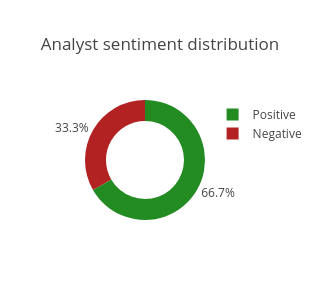

Here is the notebook cell this chart was saved with:
### Code cell
breakdown_of_sentiment_analyst(output_data["historical_stock_info"]["breakdown_of_analyst_recommendation"]["distribution_of_recommendations"])

### Figure 1 — Plotly figure (JSON) as saved in the notebook; plotly's stock layout.template omitted (floating-point values rounded to 4 significant figures)
{"data": [{"hole": 0.65, "hoverinfo": "label+percent", "labels": ["Positive", "Negative"], "marker": {"colors": ["forestgreen", "firebrick"]}, "textinfo": "percent", "type": "pie", "values": [66.7, 33.3]}], "layout": {"height": 300, "paper_bgcolor": "rgba(0,0,0,0)", "showlegend": true, "title": {"text": "Analyst sentiment distribution"}, "width": 300}}
